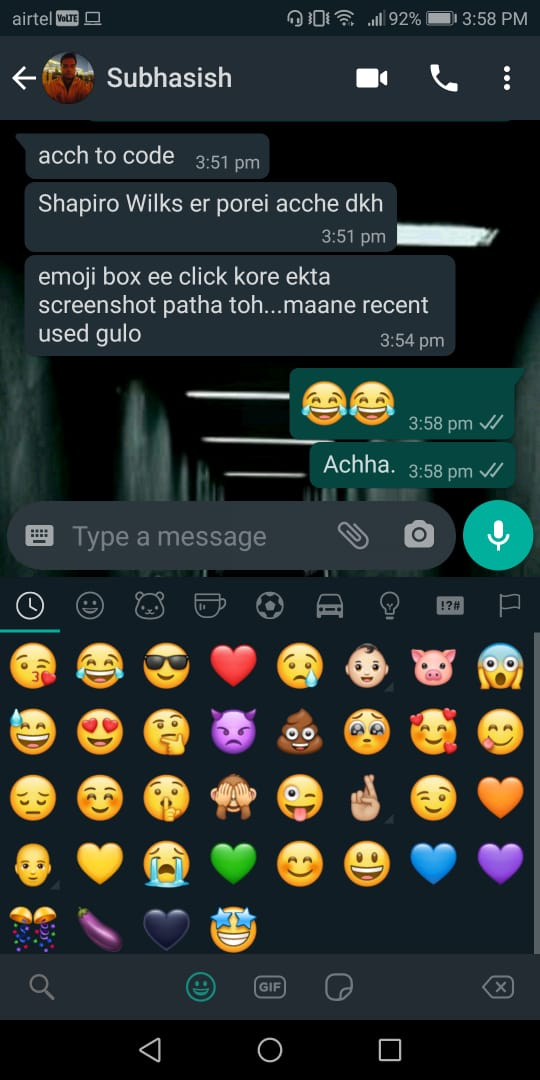
#> input picture resource/screenshots/Arka.jpeg, 540 x 1080 px
$ jupyter execute --allow-errors Screenshot_processing.ipynb
#> lines starting #> are read from the running program, lines starting #| are printed output that depends on the picture
## Screenshot processing

[cell 1]
# Basic imports
import numpy as np
import cv2
import matplotlib.pyplot as plt

[cell 2]
img = cv2.imread('../resource/screenshots/Arka.jpeg')
#> img is the input picture: shape (1080, 540, 3); mean B, G, R 49.7, 52.1, 44.4

plt.imshow(cv2.cvtColor(img, cv2.COLOR_BGR2RGB))
plt.show()

[cell 3]
file_path = '../resource/screenshots/aritra.jpeg'

[cell 4]
# discard half
def halved(file_path):

#> called with file_path = '../resource/screenshots/aritra.jpeg'
    img = cv2.imread(file_path)
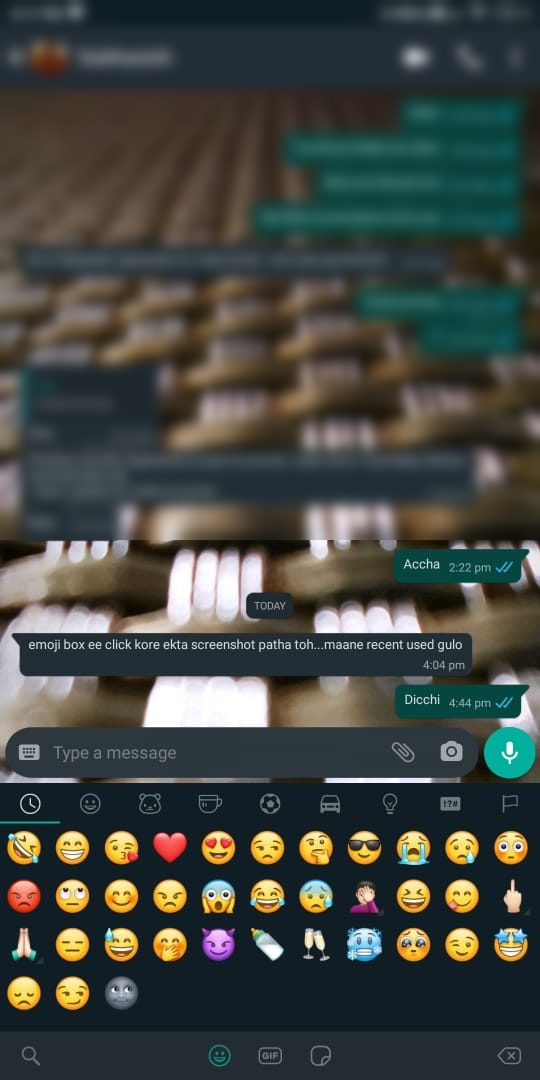
#> input picture resource/screenshots/aritra.jpeg, 540 x 1080 px
#> img is the input picture: shape (1080, 540, 3); mean B, G, R 66.3, 71.3, 67.1
    n_row = (img.shape[0]//2)
#> n_row = 540
    img = img[n_row:, :]
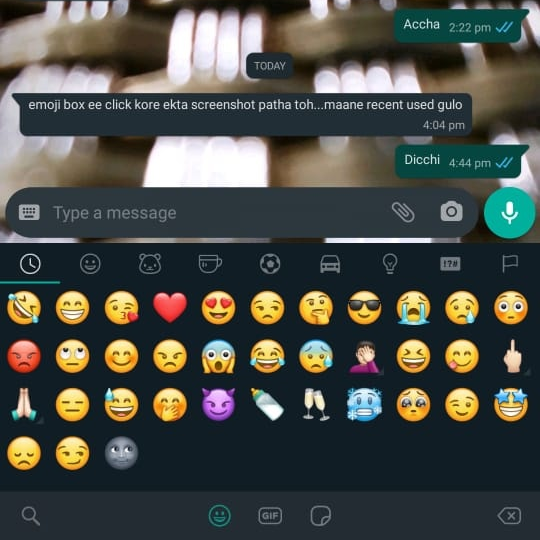
#> img: shape (540, 540, 3); mean B, G, R 71.5, 76.8, 73.2

    return img

[cell 5]
halved = halved(file_path)

plt.imshow(cv2.cvtColor(halved, cv2.COLOR_BGR2RGB))
plt.show()

### identifying the border using the green line

For detecting the green line which under-lines the **recent** option, we use the `[:, :, 0]`, for best resluts. The pixel value lies in the range [145,155].

[cell 6]
l_1 = halved[:,:,0][:,0]
#> l_1 = 540 values, max 203 at index 151, min 1 at index 7, mean 78.21
plt.plot(range(len(l_1)), l_1)
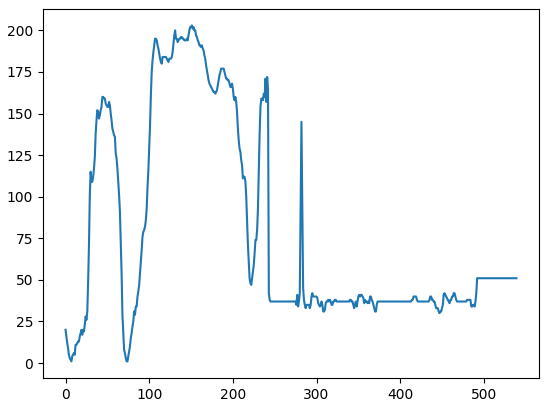
#> figure drawn by matplotlib, 1 panel; curve peaks at x = 151, y = 203

[cell 7]
np.max(l_1), np.argmax(l_1)
#> Out = (203, 151)

#> (a cell that did not finish here is left out)

#> (a cell that did not finish here is left out)

[cell 10]
# The objective is to find the last peak in the range [lower, upper]

def recur_max(l, lower, upper):

    def in_range(m):
        output = True
        if not (m<=upper and m>=lower):
            output = False
        return output

    max_1, loc_1 = np.max(l), np.argmax(l)
    if in_range(max_1):

         if in_range(np.max(l[loc_1+1:])):
                return recur_max(l[loc_1+1:], lower, upper)
         else:
                return max_1
    else:

        return recur_max(l[loc_1+1:], lower, upper)

[cell 11]
def crop_upper(file_path):

    # discard half
    def halved(file_path):

#> called with file_path = '../resource/screenshots/Trisha.jpeg'
        img = cv2.imread(file_path)
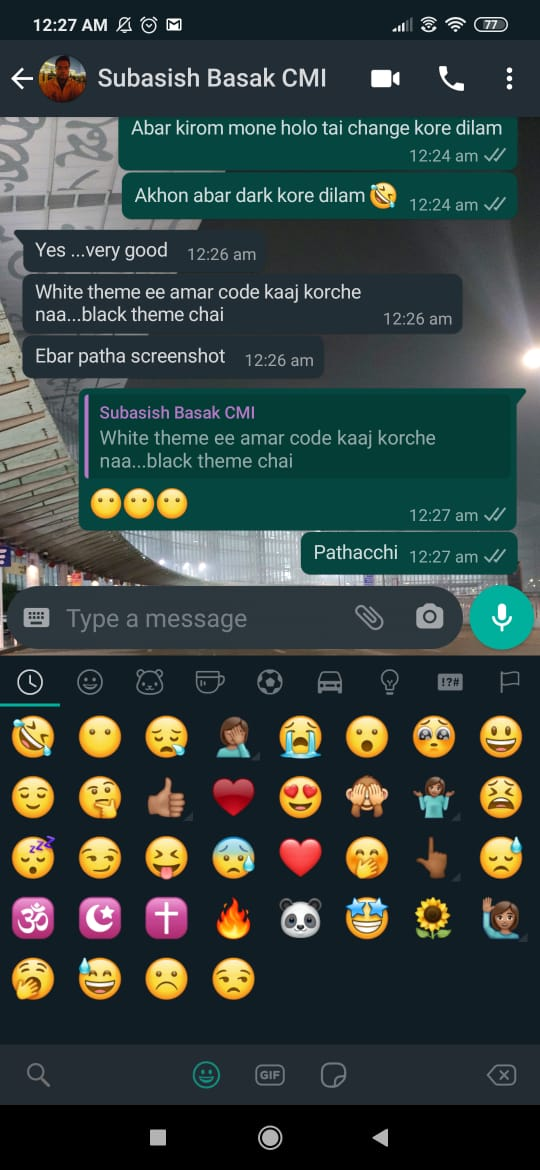
#> input picture resource/screenshots/Trisha.jpeg, 540 x 1170 px
#> img is the input picture: shape (1170, 540, 3); mean B, G, R 63.6, 66.2, 53.1
        n_row = (img.shape[0]//2)
#> n_row = 585
        img = img[n_row:, :]
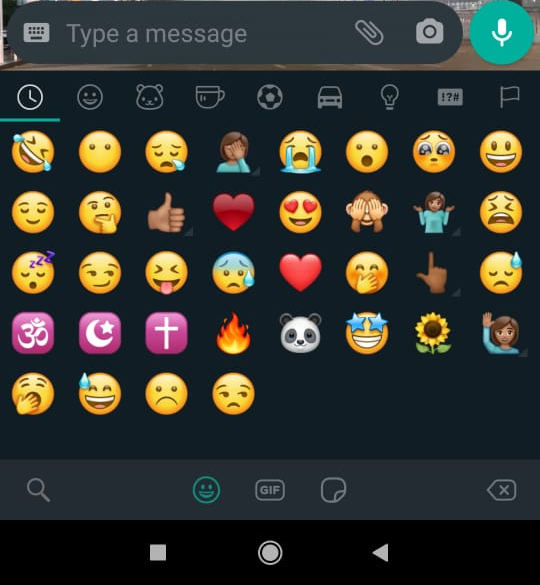
#> img: shape (585, 540, 3); mean B, G, R 49.1, 53.9, 51.2

        return img

    half_img = halved(file_path)
    pixel_array = half_img[:,:,0][:,0]
#> pixel_array = 585 values, max 231 at index 41, min 0 at index 521, mean 52.34

    loc = np.max(np.where(pixel_array == recur_max(pixel_array, lower = 145, upper = 155)))
#> in recur_max, `max_1, loc_1 = np.max(l), np.argmax(l)`: max_1 = 231; loc_1 = 41
#> loc = 120

    cropped_img = half_img[loc:,:]
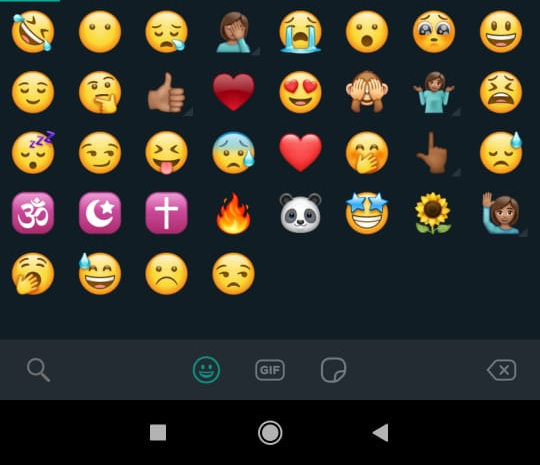
#> cropped_img: shape (465, 540, 3); mean B, G, R 45, 52, 53

    return cropped_img

### Crop upper code

[cell 12]
file_path = '../resource/screenshots/Trisha.jpeg'

img = crop_upper(file_path)

plt.imshow(cv2.cvtColor(img, cv2.COLOR_BGR2RGB))
plt.show()

### Crop below code

[cell 13]
file_path = '../resource/screenshots/Trisha.jpeg'

img = crop_upper(file_path)

[cell 14]
l_1 = img[:,:,2][img.shape[0]//2:,1]
#> l_1 = 233 values, max 40 at index 167, min 0 at index 169, mean 16.69
plt.plot(range(len(l_1)), l_1)
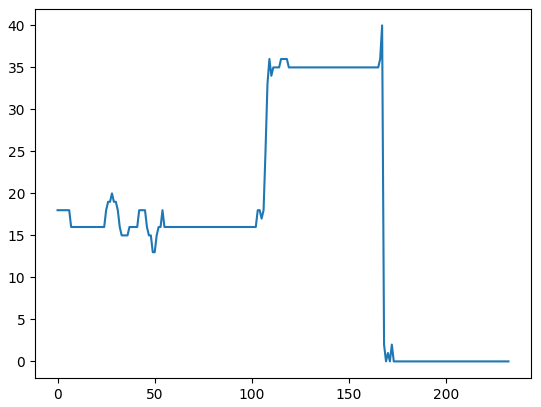
#> figure drawn by matplotlib, 1 panel; curve peaks at x = 167, y = 40

[cell 15]
np.max(l_1), np.where(l_1 == 35)

[cell 16]
def crop(file_path):

    up_cropped = crop_upper(file_path)

    pixel_array_0 = up_cropped[:,:,0][up_cropped.shape[0]//2:,1]  #51
#> pixel_array_0 = 233 values, max 52 at index 109, min 0 at index 169, mean 30.17
    pixel_array_1 = up_cropped[:,:,1][up_cropped.shape[0]//2:,1]  #44
#> pixel_array_1 = 233 values, max 45 at index 109, min 0 at index 169, mean 24.74
    pixel_array_2 = up_cropped[:,:,2][up_cropped.shape[0]//2:,1]  #35
#> pixel_array_2 has the same summary as l_1 outside crop

    loc_0 = np.min(np.where(pixel_array_0==51))
#> loc_0 = 111
    loc_1 = np.min(np.where(pixel_array_1==44))
#> loc_1 = 108
    loc_2 = np.min(np.where(pixel_array_2==35))
#> loc_2 = 111

    #print("0", np.min(np.where(pixel_array_0==51)))
    #print("1", np.min(np.where(pixel_array_1==44)))
    #print("2", np.min(np.where(pixel_array_2==35)))

    loc = max(loc_0, loc_1, loc_2)
#> loc = 111

    cropped_img = up_cropped[:loc+up_cropped.shape[0]//2, :]
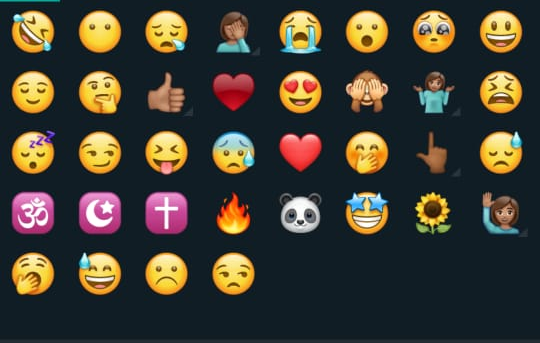
#> cropped_img: shape (343, 540, 3); mean B, G, R 51.3, 62, 64.9

    return cropped_img

[cell 17]
file_path = '../resource/screenshots/Trisha.jpeg'

img = crop(file_path)

plt.imshow(cv2.cvtColor(img, cv2.COLOR_BGR2RGB))
plt.show()
